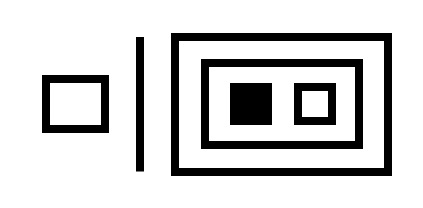
#> input picture sources/12장/images/shapes3.jpg, 423 x 208 px
$ python ex12-3.py
#> lines starting #> are read from the running program, lines starting #| are printed output that depends on the picture; after the words box and inside, x2 and y2 are one past the last pixel; in counts of white or black regions, pixels touching at a corner belong together
import cv2

img = cv2.imread('images/shapes3.jpg')
#> img is the input picture: shape (208, 423, 3); min 0, max 255, mean 211.5
imgray = cv2.cvtColor(img, cv2.COLOR_BGR2GRAY)

# 검은 배경에 흰색 전경의 이진화 이미지 생성
ret, binImg = cv2.threshold(imgray, 127, 255, cv2.THRESH_BINARY_INV)
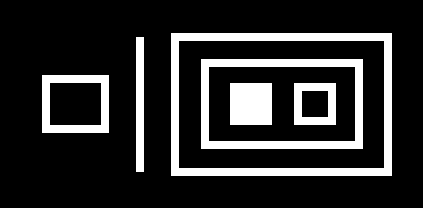
#> binImg: shape (208, 423); 17.1% white; 6 white regions

# 외곽선 검출
ctours, hier = cv2.findContours(binImg, cv2.RETR_EXTERNAL, cv2.CHAIN_APPROX_SIMPLE)
#> ctours = 3 contours; box (x1, y1, x2, y2) and area: (171, 33, 392, 176) 31240, (42, 75, 109, 133) 3762, (136, 37, 144, 172) 938
print("외곽선 개수: EXTERNAL =", len(ctours))
#| 외곽선 개수: EXTERNAL = 3

# 외곽선 크기 출력
for i in range(len(ctours)):
     print(i, ":", len(ctours[i]))
#> this loop made 3 passes
#| 0 : 4
#| 1 : 4
#| 2 : 4

# 외곽선 개별 표시
COLOR = [(255,0,0), (0,255,0), (255,255,0), (255,0,255), (0,255,255)]
for i in range(len(ctours)):
     cv2.drawContours(img, ctours, i, COLOR[i%len(COLOR)], 3)
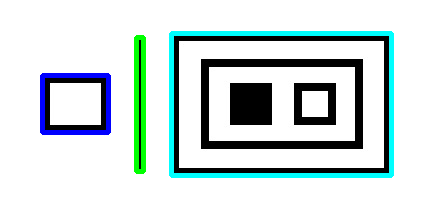
#> img: shape (208, 423, 3); 7.07% of pixels changed, all inside (x1, y1, x2, y2) = (40, 31, 394, 178)

# 외곽선 점 좌표를 빨간색 원으로 표시
for con in ctours:
     for pts in con:
          cv2.circle(img, tuple(pts[0]), 3, (0,0,255), -1)
#> this loop made 3 passes
#> con on passes 1 to 3: [[42, 75], [42, 132], [108, 132], [108, 75]], [[136, 37], [136, 171], [143, 171], [143, 37]], [[171, 33], [171, 175], [391, 175], [391, 33]]
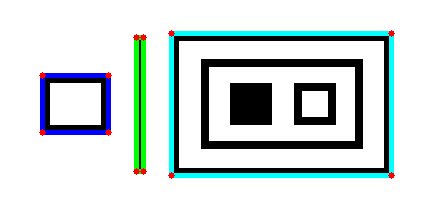
#> img: shape (208, 423, 3); 0.4% of pixels changed, all inside (x1, y1, x2, y2) = (39, 30, 395, 179)

# 결과 출력
cv2.imshow('result', img)
cv2.waitKey()
cv2.destroyAllWindows()

# shapes1~3.jpg
# EXTERNA:/LIST
# NONE/SIMPLE/TC89_L1/TC89_KOCS

$ run again, with sources/12장/images/shapes1.jpg copied over sources/12장/images/shapes3.jpg
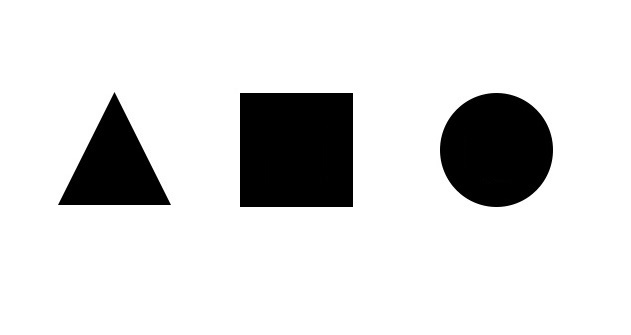
#> input picture sources/12장/images/shapes1.jpg, 631 x 335 px
#> img is the input picture: shape (335, 631, 3); min 0, max 255, mean 219.6
#> `ret, binImg = cv2.threshold(imgray, 127, 255, cv2.THRESH_BINARY_INV)`:
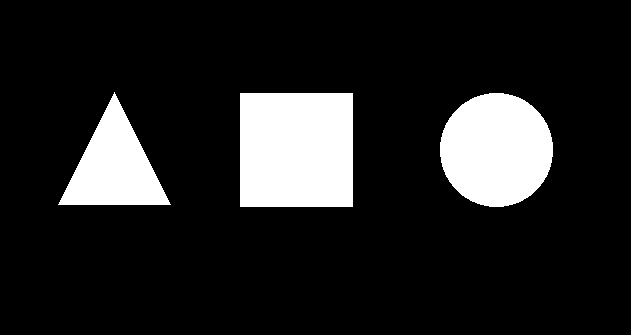
#> binImg: shape (335, 631); 13.9% white; 3 white regions
#> ctours = 3 contours; box (x1, y1, x2, y2) and area: (240, 93, 353, 207) 12656, (440, 93, 553, 207) 9963, (58, 92, 171, 205) 6216
#| 외곽선 개수: EXTERNAL = 3
#> the loop `for i in range(len(ctours)):` made 3 passes
#| 0 : 152
#| 1 : 4
#| 2 : 225
#> the loop `for con in ctours:` made 3 passes
#> con on pass 2: [[240, 93], [240, 206], [352, 206], [352, 93]]
#> after the loop `for con in ctours:`:
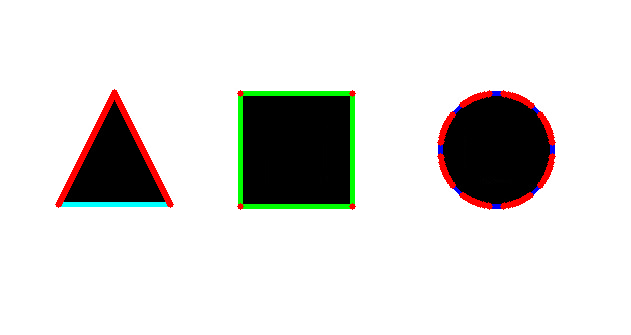
#> img: shape (335, 631, 3); mean B, G, R 217.2, 219.4, 220.4

$ run again, with sources/12장/images/shapes4.jpg copied over sources/12장/images/shapes3.jpg
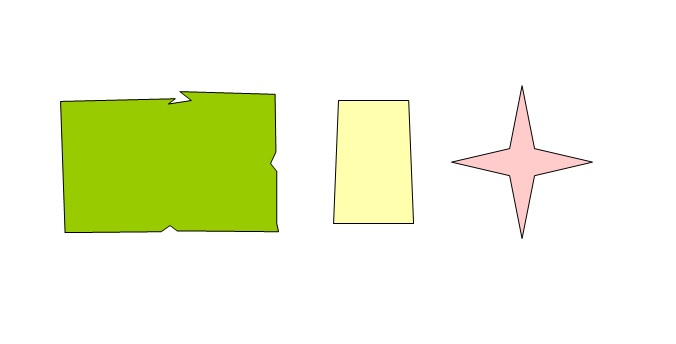
#> input picture sources/12장/images/shapes4.jpg, 676 x 344 px
#> img is the input picture: shape (344, 676, 3); mean B, G, R 218.4, 246.1, 240.7
#> `ret, binImg = cv2.threshold(imgray, 127, 255, cv2.THRESH_BINARY_INV)`:
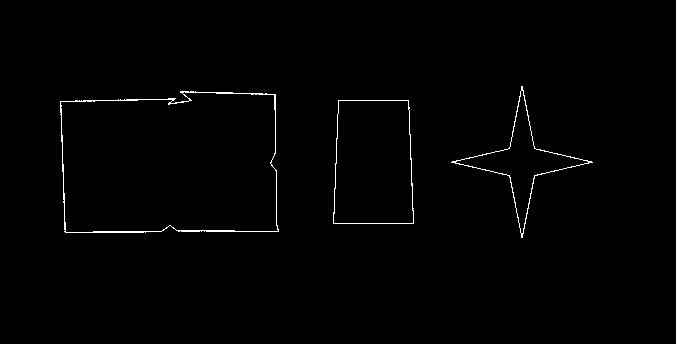
#> binImg: shape (344, 676); 0.83% white in thin lines or dots, all inside (x1, y1, x2, y2) = (60, 86, 593, 238)
#> ctours = 3 contours; box (x1, y1, x2, y2) and area: (60, 91, 279, 233) 28608, (333, 100, 414, 224) 9238, (451, 86, 593, 238) 3827
#| 외곽선 개수: EXTERNAL = 3
#> the loop `for i in range(len(ctours)):` made 3 passes
#| 0 : 29
#| 1 : 116
#| 2 : 210
#> the loop `for con in ctours:` made 3 passes
#> after the loop `for con in ctours:`:
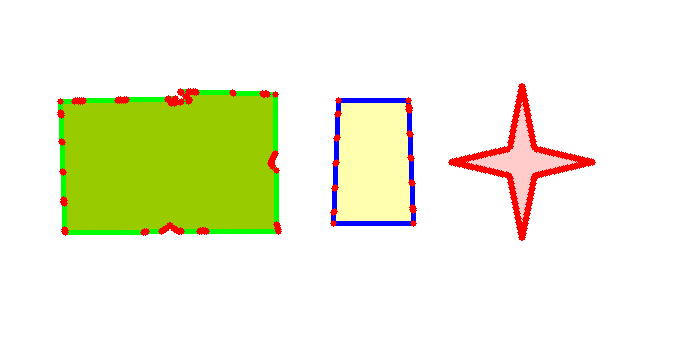
#> img: shape (344, 676, 3); mean B, G, R 214.2, 241.4, 238.8
